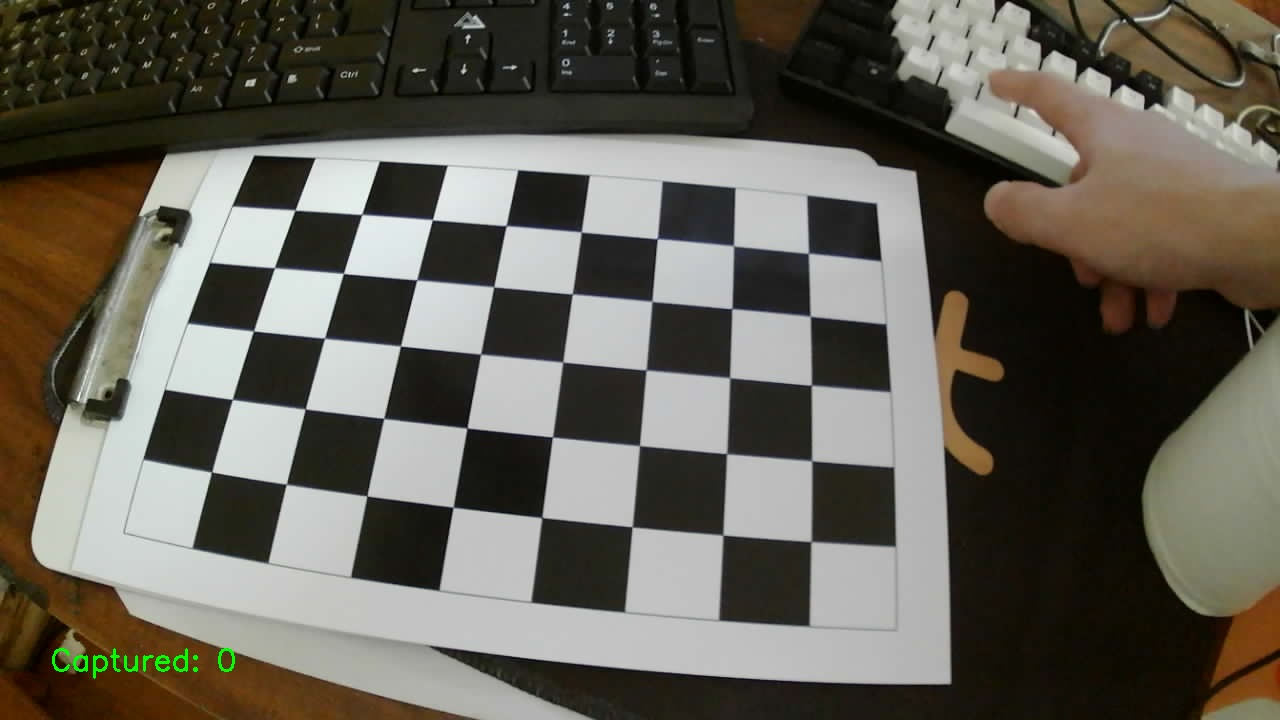
#> input picture data/calibration_images/calibration_00.jpg, 1280 x 720 px; its folder holds only this picture in this run
$ python camera_calibration.py
#> lines starting #> are read from the running program, lines starting #| are printed output that depends on the picture; after the words box and inside, x2 and y2 are one past the last pixel; in counts of white or black regions, pixels touching at a corner belong together; long printed decimals are rounded
### src/calibration/undistort.py
"""
undistort.py
Nap thong so calibration (mtx, dist) va undistort anh.
Dung chung cho verify_calibration.py va cac module sau nay (homography, segmentation...).
"""

import pickle
import warnings
from dataclasses import dataclass
from pathlib import Path

import cv2
import numpy as np

UNDISTORTION_MODEL = 'centered_uniform_scale_v2'


# [33 lines left out: functions load_calibration_data, load_calibration, not called in this run]


def _validate_size(size):
    values = np.asarray(size, dtype=float)
    if (values.shape != (2,) or not np.isfinite(values).all()
            or np.any(values <= 0) or np.any(values != np.floor(values))):
        raise ValueError('image_size must be positive integer (width, height)')
    return tuple(int(v) for v in values)


def _validate_parameters(mtx, dist):
    mtx = np.asarray(mtx, dtype=np.float64)
    dist = np.asarray(dist, dtype=np.float64)
    if (mtx.shape != (3, 3) or not np.isfinite(mtx).all()
            or mtx[0, 0] <= 0 or mtx[1, 1] <= 0
            or not np.allclose(mtx[2], [0, 0, 1])):
        raise ValueError('Invalid camera matrix')
    if (dist.ndim not in (1, 2) or (dist.ndim == 2 and 1 not in dist.shape)
            or dist.size not in (4, 5, 8, 12, 14) or not np.isfinite(dist).all()):
        raise ValueError('Invalid distortion coefficients')
    return mtx, dist.reshape(1, -1)


@dataclass
class UndistortionResult:
    image: np.ndarray
    camera_matrix: np.ndarray
    crop_roi: tuple
    source_size: tuple
    alpha: float
    source_camera_matrix: np.ndarray
    model: str = UNDISTORTION_MODEL


def undistort_with_metadata(img, mtx, dist, crop=True, *, calibration_size=None):
    """Use one geometry for all downstream stages; no resize after cropping.

    camera_matrix describes the returned image (principal point shifted by
    crop offset). crop_roi uses coordinates before cropping. A known size
    mismatch is rejected instead of silently applying incompatible intrinsics.
    Legacy files require callers to supply calibration_size to verify geometry.
    """
    if not isinstance(img, np.ndarray) or img.size == 0 or img.ndim not in (2, 3):
        raise ValueError('img must be a nonempty image')
    mtx, dist = _validate_parameters(mtx, dist)
    h, w = img.shape[:2]
    if calibration_size is None:
        warnings.warn('Calibration image_size is unknown; confirm the original resolution '
                      'and pass calibration_size=(width, height).', UserWarning, stacklevel=2)
    elif _validate_size(calibration_size) != (w, h):
        raise ValueError(f'Image size {(w, h)} differs from calibration size {tuple(calibration_size)}')
    alpha = 0.0 if crop else 1.0
    # The default OpenCV branch optimizes fx/fy independently to fill the canvas.
    # Centering the principal point selects ONE scale for both original focal
    # lengths, preserving fx/fy. Cropping only translates the principal point.
    new_mtx, roi = cv2.getOptimalNewCameraMatrix(
        mtx, dist, (w, h), alpha, (w, h), centerPrincipalPoint=True)
    if (not np.isfinite(new_mtx).all() or min(new_mtx[0, 0], new_mtx[1, 1]) <= 0
            or not np.isclose(new_mtx[0, 0] / mtx[0, 0], new_mtx[1, 1] / mtx[1, 1],
                              rtol=1e-12, atol=1e-12)):
        raise ValueError('Calibration cannot produce aspect-preserving undistortion')
    corrected = cv2.undistort(img, mtx, dist, None, new_mtx)
    crop_roi = (0, 0, w, h)
    if crop:
        x, y, rw, rh = map(int, roi)
        if rw <= 0 or rh <= 0:
            raise ValueError('Calibration produced an empty valid ROI')
        corrected = corrected[y:y + rh, x:x + rw]
        new_mtx = new_mtx.copy()
        new_mtx[0, 2] -= x
        new_mtx[1, 2] -= y
        crop_roi = (x, y, rw, rh)
    return UndistortionResult(corrected, new_mtx, crop_roi, (w, h), alpha, mtx.copy())


# [8 lines left out: function undistort_image, not called in this run]

### src/calibration/image_geometry.py
"""File adapters for clean undistorted images and hash-bound geometry sidecars.

Keep image.png and image.png.geometry.json together. No UI and no calibration
pickle loading here. This is provenance checking, not camera-motion detection.
"""
import hashlib
import json
from pathlib import Path

import cv2
import numpy as np

from src.calibration.undistort import UNDISTORTION_MODEL


def geometry_sidecar_path(image_path):
    return Path(str(image_path) + '.geometry.json')


def validate_image_geometry(geometry, size):
    try:
        if geometry['model'] != UNDISTORTION_MODEL:
            raise ValueError('Legacy/unknown undistortion geometry; recapture or regenerate from RAW')
        source = np.asarray(geometry['source_size'], dtype=float)
        crop = np.asarray(geometry['crop_roi'], dtype=float)
        K = np.asarray(geometry['camera_matrix'], dtype=float)
        original = np.asarray(geometry['source_camera_matrix'], dtype=float)
        d = np.asarray(geometry['distortion'], dtype=float)
        if (source.shape != (2,) or crop.shape != (4,) or K.shape != (3, 3)
                or original.shape != (3, 3) or d.ndim != 1 or d.size not in (4, 5, 8, 12, 14)):
            raise ValueError('Invalid image geometry shapes')
        numbers = np.r_[source, crop, K.ravel(), original.ravel(), d, geometry['alpha']]
        if (not np.isfinite(numbers).all() or np.any(source <= 0)
                or np.any(source != np.floor(source)) or np.any(crop != np.floor(crop))
                or np.any(crop < 0) or np.any(crop[2:] <= 0)
                or np.any(crop[:2] + crop[2:] > source)
                or list(crop[2:]) != list(size) or geometry['alpha'] not in (0., 1.)
                or min(K[0, 0], K[1, 1], original[0, 0], original[1, 1]) <= 0
                or not np.allclose(K[2], [0, 0, 1]) or not np.allclose(original[2], [0, 0, 1])):
            raise ValueError('Invalid image geometry values or image size')
        if not np.isclose(K[0, 0] / original[0, 0], K[1, 1] / original[1, 1], rtol=1e-12, atol=1e-12):
            raise ValueError('Image geometry contains unequal axis scaling')
    except (KeyError, TypeError, OverflowError) as exc:
        raise ValueError('Incomplete/invalid image geometry; regenerate from RAW') from exc


def _digest(path):
    with Path(path).open('rb') as stream:
        return hashlib.file_digest(stream, 'sha256').hexdigest()


def save_undistorted_image(path, image, geometry):
    """Save an image plus metadata bound to its encoded bytes; raises on failure."""
    path = Path(path)
    validate_image_geometry(geometry, image.shape[1::-1])
    path.parent.mkdir(parents=True, exist_ok=True)
    if not cv2.imwrite(str(path), image):
        raise OSError(f'Cannot save image: {path}')
    payload = dict(version=1, image_size=list(image.shape[1::-1]),
                   sha256=_digest(path), preprocessing=geometry)
    geometry_sidecar_path(path).write_text(json.dumps(payload, indent=2, allow_nan=False), encoding='utf-8')


# [18 lines left out: function load_image_geometry, not called in this run]

### src/measurement/homography_profile.py
"""Persist pixel-to-mm homography for an unchanged camera and measurement plane.

Input images must already be undistorted. No camera calibration file is read here.
"""

import json
from datetime import datetime, timezone
from pathlib import Path
import warnings

import numpy as np

from src.calibration.image_geometry import validate_image_geometry
from src.measurement.homography import (
    chessboard_real_world_points, compute_homography, points_to_mm,
)


DEFAULT_HOMOGRAPHY_FILE = 'outputs/homography.json'
COORDINATE_FRAME = 'undistorted_cropped_image_pixels_to_plane_mm'


# [21 lines left out: functions add_homography_arguments, resolve_homography_mode, not called in this run]


def undistortion_geometry(result, distortion):
    """Describe the pixel frame, not a path to a calibration file."""
    return dict(source_size=list(result.source_size), crop_roi=list(result.crop_roi),
                alpha=result.alpha, camera_matrix=result.camera_matrix.tolist(),
                model=result.model, source_camera_matrix=result.source_camera_matrix.tolist(),
                distortion=np.asarray(distortion).reshape(-1).tolist())


# [89 lines left out: functions _validate_profile, create_homography_profile, save_homography_profile, load_homography_profile, homography_for_image, not called in this run]

### src/calibration/camera-calibration/camera_calibration.py
import numpy as np
import cv2
import glob
import os
import pickle
import sys

BASE_DIR = os.path.dirname(os.path.abspath(__file__))
PROJECT_ROOT = os.path.abspath(os.path.join(BASE_DIR, '..', '..', '..'))
sys.path.insert(0, PROJECT_ROOT)
from src.calibration.undistort import undistort_with_metadata
from src.calibration.image_geometry import save_undistorted_image
from src.measurement.homography_profile import undistortion_geometry

# Camera calibration parameters
# You can modify these variables as needed
CHESSBOARD_SIZE = (8, 5)  # Number of inner corners per chessboard row and column
SQUARE_SIZE = 2.9         # Size of a square in centimeters
CALIBRATION_IMAGES_PATH = os.path.join(PROJECT_ROOT, 'data', 'calibration_images', '*.jpg')
OUTPUT_DIRECTORY = os.path.join(PROJECT_ROOT, 'outputs', 'calibration_results')
SAVE_UNDISTORTED = True   # Whether to save undistorted images

def calibrate_camera():
    """
    Calibrate the camera using chessboard images.

    Returns:
        ret: The RMS re-projection error
        mtx: Camera matrix
        dist: Distortion coefficients
        rvecs: Rotation vectors
        tvecs: Translation vectors
    """
    # Prepare object points (0,0,0), (1,0,0), (2,0,0) ... (8,5,0)
    objp = np.zeros((CHESSBOARD_SIZE[0] * CHESSBOARD_SIZE[1], 3), np.float32)
    objp[:, :2] = np.mgrid[0:CHESSBOARD_SIZE[0], 0:CHESSBOARD_SIZE[1]].T.reshape(-1, 2)

    # Scale object points by square size (for real-world measurements)
    objp = objp * SQUARE_SIZE

    # Arrays to store object points and image points from all images
    objpoints = []  # 3D points in real world space
    imgpoints = []  # 2D points in image plane

    # Get list of calibration images
    images = sorted(glob.glob(CALIBRATION_IMAGES_PATH))
    image_size = None

    if not images:
        print(f"No calibration images found at {CALIBRATION_IMAGES_PATH}")
        return None, None, None, None, None

    # Create output directory if it doesn't exist
    if not os.path.exists(OUTPUT_DIRECTORY):
        os.makedirs(OUTPUT_DIRECTORY)

    print(f"Found {len(images)} calibration images")

    # Process each calibration image
    for idx, fname in enumerate(images):
        img = cv2.imread(fname)
        if img is None:
            raise ValueError(f'Cannot read calibration image: {fname}')
        gray = cv2.cvtColor(img, cv2.COLOR_BGR2GRAY)
        current_size = gray.shape[::-1]
        if image_size is None:
            image_size = current_size
        elif current_size != image_size:
            raise ValueError(f'Mixed calibration image sizes: {current_size} != {image_size}: {fname}')

        # Find the chessboard corners
        ret, corners = cv2.findChessboardCorners(gray, CHESSBOARD_SIZE, None)

        # If found, add object points and image points
        if ret:
            objpoints.append(objp)

            # Refine corner positions
            criteria = (cv2.TERM_CRITERIA_EPS + cv2.TERM_CRITERIA_MAX_ITER, 30, 0.001)
            corners2 = cv2.cornerSubPix(gray, corners, (11, 11), (-1, -1), criteria)
            imgpoints.append(corners2)

            # Draw and display the corners
            cv2.drawChessboardCorners(img, CHESSBOARD_SIZE, corners2, ret)

            # Save image with corners drawn
            output_img_path = os.path.join(OUTPUT_DIRECTORY, f'corners_{os.path.basename(fname)}')
            cv2.imwrite(output_img_path, img)

            print(f"Processed image {idx+1}/{len(images)}: {fname} - Chessboard found")
        else:
            print(f"Processed image {idx+1}/{len(images)}: {fname} - Chessboard NOT found")

    if not objpoints:
        print("No chessboard patterns were detected in any images.")
        return None, None, None, None, None

    print("Calibrating camera...")

    # Calibrate camera
    ret, mtx, dist, rvecs, tvecs = cv2.calibrateCamera(
        objpoints, imgpoints, image_size, None, None
    )

    # Save calibration results
    calibration_data = {
        'camera_matrix': mtx,
        'distortion_coefficients': dist,
        'rotation_vectors': rvecs,
        'translation_vectors': tvecs,
        'reprojection_error': ret,
        'image_size': image_size,
        'pattern_size': CHESSBOARD_SIZE,
        'square_size_mm': SQUARE_SIZE * 10.0,
        'object_point_unit': 'cm'
    }

    with open(os.path.join(OUTPUT_DIRECTORY, 'calibration_data.pkl'), 'wb') as f:
        pickle.dump(calibration_data, f)

    # Save camera matrix and distortion coefficients as text files
    np.savetxt(os.path.join(OUTPUT_DIRECTORY, 'camera_matrix.txt'), mtx)
    np.savetxt(os.path.join(OUTPUT_DIRECTORY, 'distortion_coefficients.txt'), dist)

    print(f"Calibration complete! RMS re-projection error: {ret}")
    print(f"Results saved to {OUTPUT_DIRECTORY}")

    return ret, mtx, dist, rvecs, tvecs

def undistort_images(mtx, dist):
    """
    Undistort all calibration images using the calibration results.

    Args:
        mtx: Camera matrix
        dist: Distortion coefficients
    """
    if not SAVE_UNDISTORTED:
        return

    images = glob.glob(CALIBRATION_IMAGES_PATH)

    if not images:
        print(f"No images found at {CALIBRATION_IMAGES_PATH}")
        return

    undistorted_dir = os.path.join(OUTPUT_DIRECTORY, 'undistorted')
    if not os.path.exists(undistorted_dir):
        os.makedirs(undistorted_dir)

    print(f"Undistorting {len(images)} images...")

    for idx, fname in enumerate(images):
        img = cv2.imread(fname)
        if img is None:
            raise ValueError(f'Cannot read calibration image: {fname}')
        # These files were validated for equal dimensions in calibrate_camera.
        geometry = undistort_with_metadata(img, mtx, dist, crop=True, calibration_size=img.shape[1::-1])

        # Save undistorted image
        output_img_path = os.path.join(undistorted_dir, f'undistorted_{os.path.basename(fname)}')
        save_undistorted_image(output_img_path, geometry.image, undistortion_geometry(geometry, dist))

        print(f"Undistorted image {idx+1}/{len(images)}: {fname}")

    print(f"Undistorted images saved to {undistorted_dir}")

# [26 lines left out: function calculate_reprojection_error, not called in this run]

def main():
    """
    Main function to run the camera calibration process.
    """
    print("Starting camera calibration...")

    # Calibrate camera
    ret, mtx, dist, rvecs, tvecs = calibrate_camera()
#> in calibrate_camera, img is the input picture: shape (720, 1280, 3); mean B, G, R 85.9, 95.8, 99.5
#> in calibrate_camera, `gray = cv2.cvtColor(img, cv2.COLOR_BGR2GRAY)`:
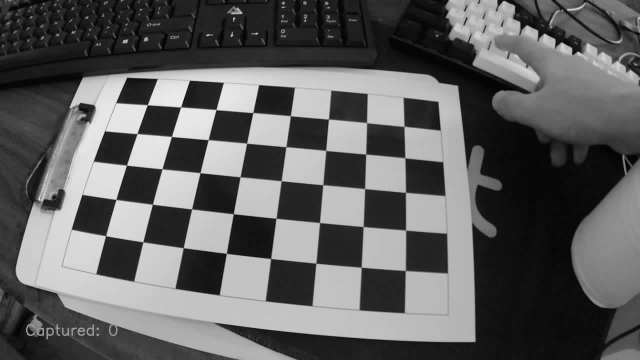
#> gray: shape (720, 1280) (shown at 1/2 size); min 0, max 254, mean 95.8
#> in calibrate_camera, `ret, corners = cv2.findChessboardCorners(gray, CHESSBOARD_SIZE, None)`: ret = True; corners = 40 rows, first 8: [295.1, 210.1], [361.8, 214.2], [432.4, 219.7], [506.2, 225.7], [581, 231.9], [657.1, 238.8], [733.2, 245.4], [808.1, 253.4]
#> in calibrate_camera, `corners2 = cv2.cornerSubPix(gray, corners, (11, 11), (-1, -1), criteria)`: corners2 = 40 rows, first 8: [295, 210], [361.8, 214.4], [432.4, 219.7], [506.2, 225.7], [581.2, 231.9], [657.3, 238.7], [733.5, 245.7], [808.4, 253.3]
#> in calibrate_camera, `cv2.drawChessboardCorners(img, CHESSBOARD_SIZE, corners2, ret)`:
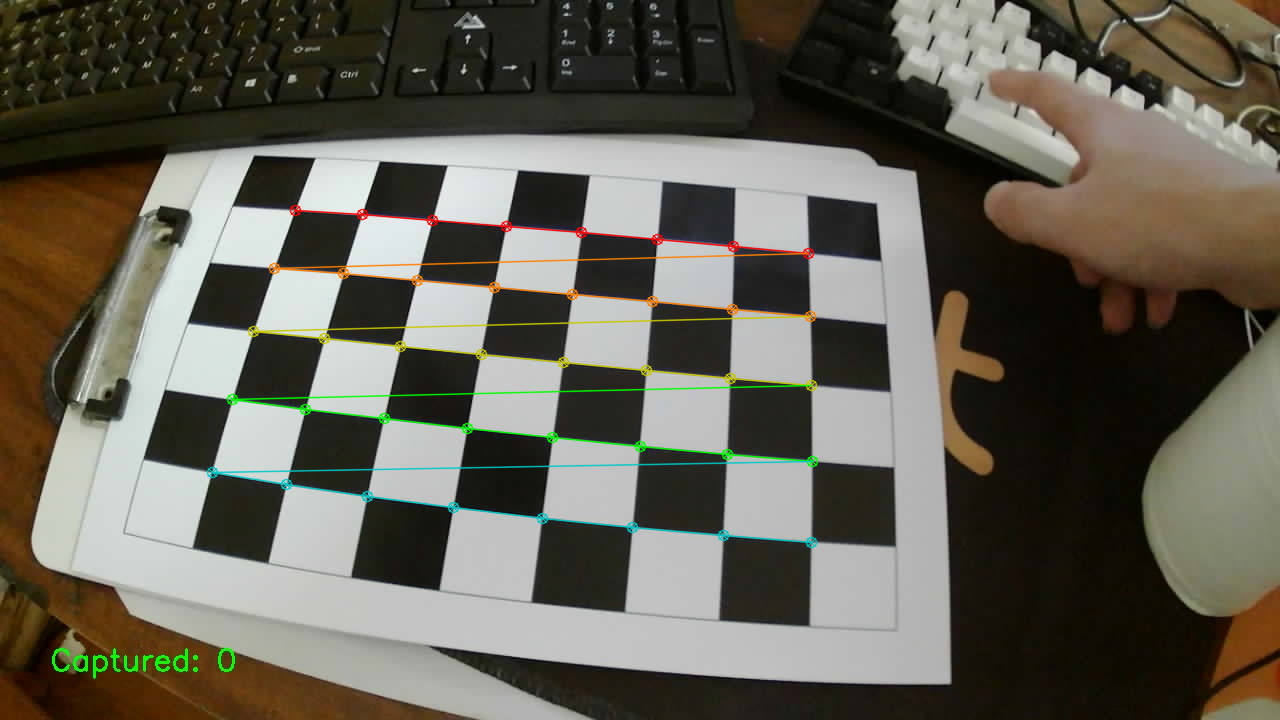
#> img: shape (720, 1280, 3); 1.99% of pixels changed, all inside (x1, y1, x2, y2) = (206, 204, 819, 549)
#> in calibrate_camera, `ret, mtx, dist, rvecs, tvecs = cv2.calibrateCamera( objpoints, imgpoin..`: ret = 0.25; mtx = [[837.1, 0, 588.2], [0, 798.9, 331.6], [0, 0, 1]]; dist = [[-0.192, -0.56, 0.000651, 0.00381, 1.24]]; rvecs = ([-0.486, 0.0152, 0.106],); tvecs = ([-11.81, -5.12, 32.2],)
#| Calibration complete! RMS re-projection error: 0.2502
#> ret = 0.25; mtx = [[837.1, 0, 588.2], [0, 798.9, 331.6], [0, 0, 1]]; dist = [[-0.192, -0.56, 0.000651, 0.00381, 1.24]]; rvecs = ([-0.486, 0.0152, 0.106],); tvecs = ([-11.81, -5.12, 32.2],)

    if mtx is None:
        print("Calibration failed. Exiting.")
        return

    # Undistort images
    undistort_images(mtx, dist)
#> in _validate_parameters, `mtx = np.asarray(mtx, dtype=np.float64)`: mtx = [[837.1, 0, 588.2], [0, 798.9, 331.6], [0, 0, 1]]
#> in _validate_parameters, `dist = np.asarray(dist, dtype=np.float64)`: dist = [[-0.192, -0.56, 0.000651, 0.00381, 1.24]]
#> in undistort_with_metadata, `mtx, dist = _validate_parameters(mtx, dist)`: mtx = [[837.1, 0, 588.2], [0, 798.9, 331.6], [0, 0, 1]]; dist = [[-0.192, -0.56, 0.000651, 0.00381, 1.24]]
#> in undistort_with_metadata, `new_mtx, roi = cv2.getOptimalNewCameraMatrix( mtx, dist, (w, h), alpha..`: new_mtx = [[1389.3, 0, 639.5], [0, 1325.9, 359.5], [0, 0, 1]]; roi = (0, 0, 1280, 720)
#> in undistort_with_metadata, `corrected = cv2.undistort(img, mtx, dist, None, new_mtx)`:
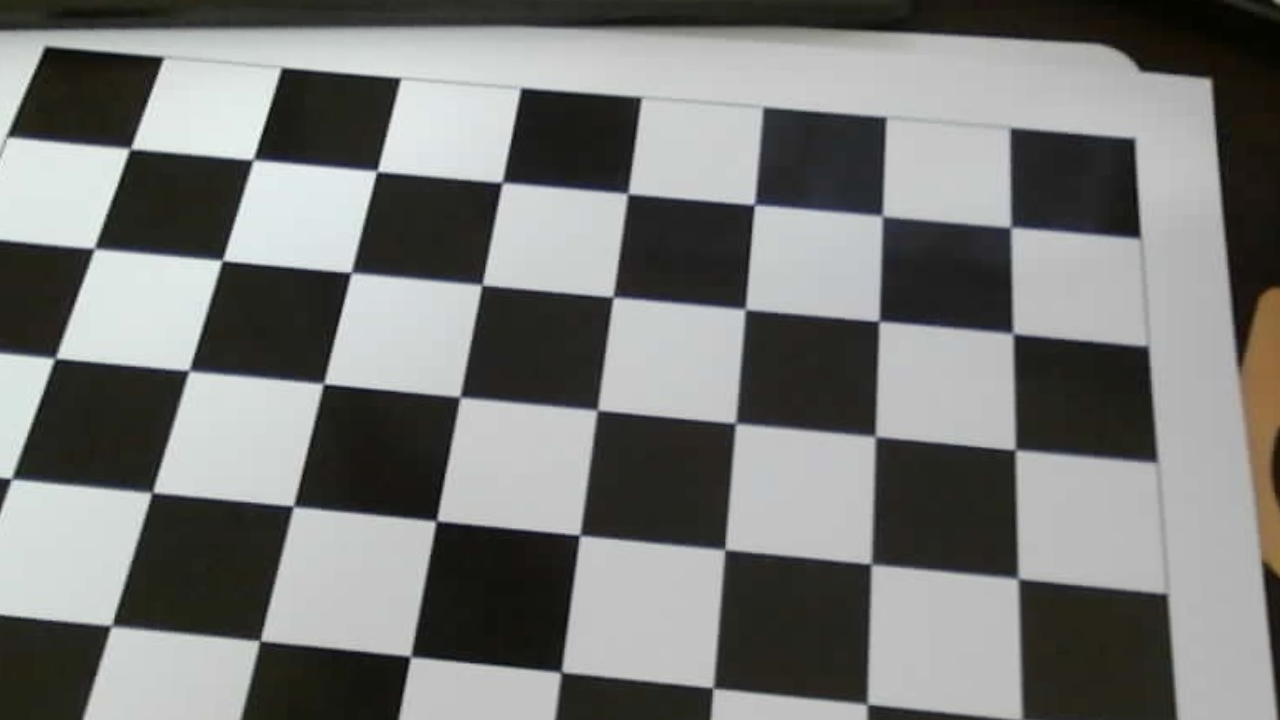
#> corrected: shape (720, 1280, 3); mean B, G, R 120.2, 122.4, 121.4
#> in undistort_with_metadata, `x, y, rw, rh = map(int, roi)`: x = 0; rw = 1280; rh = 720
#> in validate_image_geometry, `source = np.asarray(geometry['source_size'], dtype=float)`: source = [1280, 720]
#> in validate_image_geometry, `crop = np.asarray(geometry['crop_roi'], dtype=float)`: crop = [0, 0, 1280, 720]
#> in validate_image_geometry, `K = np.asarray(geometry['camera_matrix'], dtype=float)`: K has the same summary as new_mtx in undistort_with_metadata
#> in validate_image_geometry, `original = np.asarray(geometry['source_camera_matrix'], dtype=float)`: original = [[837.1, 0, 588.2], [0, 798.9, 331.6], [0, 0, 1]]
#> in validate_image_geometry, `d = np.asarray(geometry['distortion'], dtype=float)`: d = [-0.192, -0.56, 0.000651, 0.00381, 1.24]
#> in validate_image_geometry, `numbers = np.r_[source, crop, K.ravel(), original.ravel(), d, geometry..`: numbers = 30 values, max 1389.3 at index 6, min -0.56 at index 25, mean 342.4
#> in save_undistorted_image, `payload = dict(version=1, image_size=list(image.shape[1::-1]), sha256=..`: payload = 4 items

    print("Camera calibration completed successfully!")

if __name__ == "__main__":
    main()
